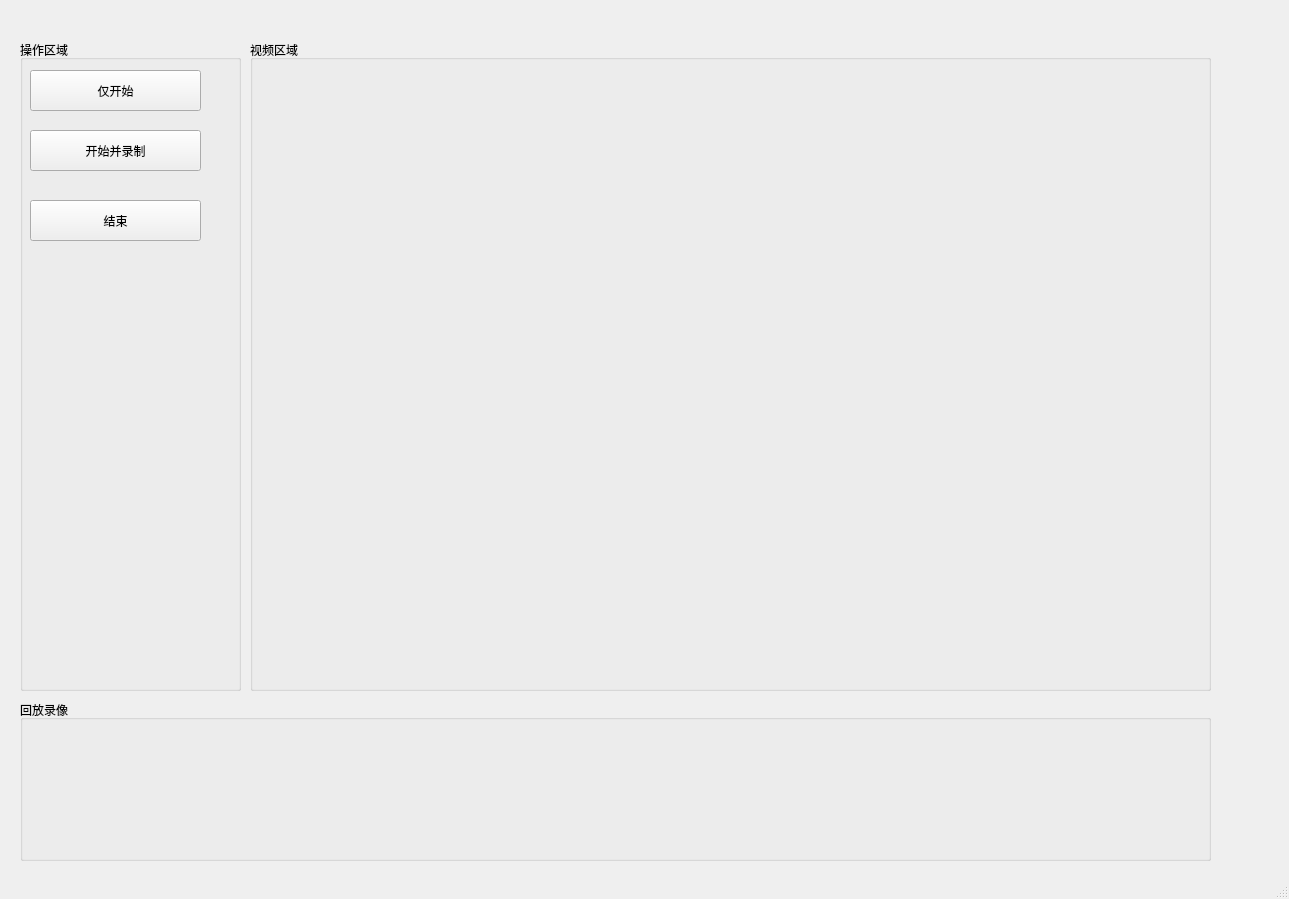
<?xml version="1.0" encoding="UTF-8"?>
<ui version="4.0">
 <class>MainWindow</class>
 <widget class="QMainWindow" name="MainWindow">
  <property name="geometry">
   <rect>
    <x>0</x>
    <y>0</y>
    <width>1289</width>
    <height>899</height>
   </rect>
  </property>
  <property name="windowTitle">
   <string>MainWindow</string>
  </property>
  <widget class="QWidget" name="centralwidget">
   <widget class="QGroupBox" name="operatorBox">
    <property name="geometry">
     <rect>
      <x>20</x>
      <y>40</y>
      <width>221</width>
      <height>651</height>
     </rect>
    </property>
    <property name="title">
     <string>操作区域</string>
    </property>
    <widget class="QToolButton" name="only_start_button">
     <property name="geometry">
      <rect>
       <x>10</x>
       <y>30</y>
       <width>171</width>
       <height>41</height>
      </rect>
     </property>
     <property name="text">
      <string>仅开始</string>
     </property>
    </widget>
    <widget class="QToolButton" name="stop_button">
     <property name="geometry">
      <rect>
       <x>10</x>
       <y>160</y>
       <width>171</width>
       <height>41</height>
      </rect>
     </property>
     <property name="text">
      <string>结束</string>
     </property>
    </widget>
    <widget class="QToolButton" name="start_and_store_button">
     <property name="geometry">
      <rect>
       <x>10</x>
       <y>90</y>
       <width>171</width>
       <height>41</height>
      </rect>
     </property>
     <property name="text">
      <string>开始并录制</string>
     </property>
    </widget>
   </widget>
   <widget class="QGroupBox" name="videosBox">
    <property name="geometry">
     <rect>
      <x>20</x>
      <y>700</y>
      <width>1191</width>
      <height>161</height>
     </rect>
    </property>
    <property name="maximumSize">
     <size>
      <width>1191</width>
      <height>16777215</height>
     </size>
    </property>
    <property name="title">
     <string>回放录像</string>
    </property>
   </widget>
   <widget class="QGroupBox" name="videoBox">
    <property name="geometry">
     <rect>
      <x>250</x>
      <y>40</y>
      <width>961</width>
      <height>651</height>
     </rect>
    </property>
    <property name="maximumSize">
     <size>
      <width>961</width>
      <height>651</height>
     </size>
    </property>
    <property name="title">
     <string>视频区域</string>
    </property>
    <widget class="QLabel" name="picturelabel">
     <property name="geometry">
      <rect>
       <x>50</x>
       <y>40</y>
       <width>851</width>
       <height>541</height>
      </rect>
     </property>
     <property name="text">
      <string/>
     </property>
    </widget>
   </widget>
  </widget>
  <widget class="QMenuBar" name="menubar">
   <property name="geometry">
    <rect>
     <x>0</x>
     <y>0</y>
     <width>1289</width>
     <height>26</height>
    </rect>
   </property>
  </widget>
  <widget class="QStatusBar" name="statusbar"/>
 </widget>
 <resources/>
 <connections/>
</ui>
